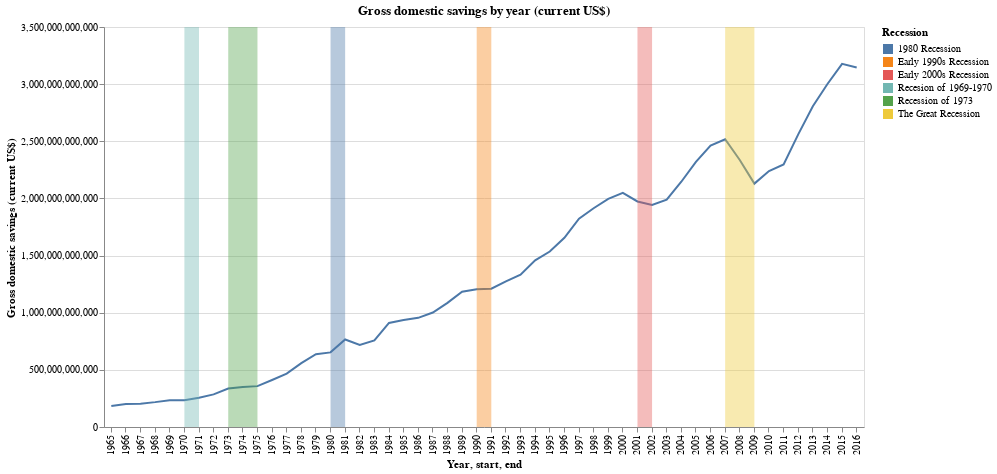

Source (notebook cell):
### Code cell
#df_temp = df_usa.copy()
#df_temp['ptemp'] = df_temp['Patent applications, residents'].diff()

col = list(df_usa.columns[3:])

df_usa = df_usa[(df_usa['Year'] != 2017) & (df_usa['Year'] > 1964)]

#7, 8
#13, 14
#18
#21, 22
#36
cur = col[18]
print(cur)
temp = alt.Chart(df_usa).mark_line().encode(
    x='Year:O',
    y=cur,
    #color='Third Dim',
    #tooltip=['Item1', 'Item2', 'Item3', 'Item4']
).properties(
    title='Gross domestic savings by year (current US$)',
    width=760,
    height=400
)#.interactive()
(temp + highlight).resolve_scale(color='independent')
